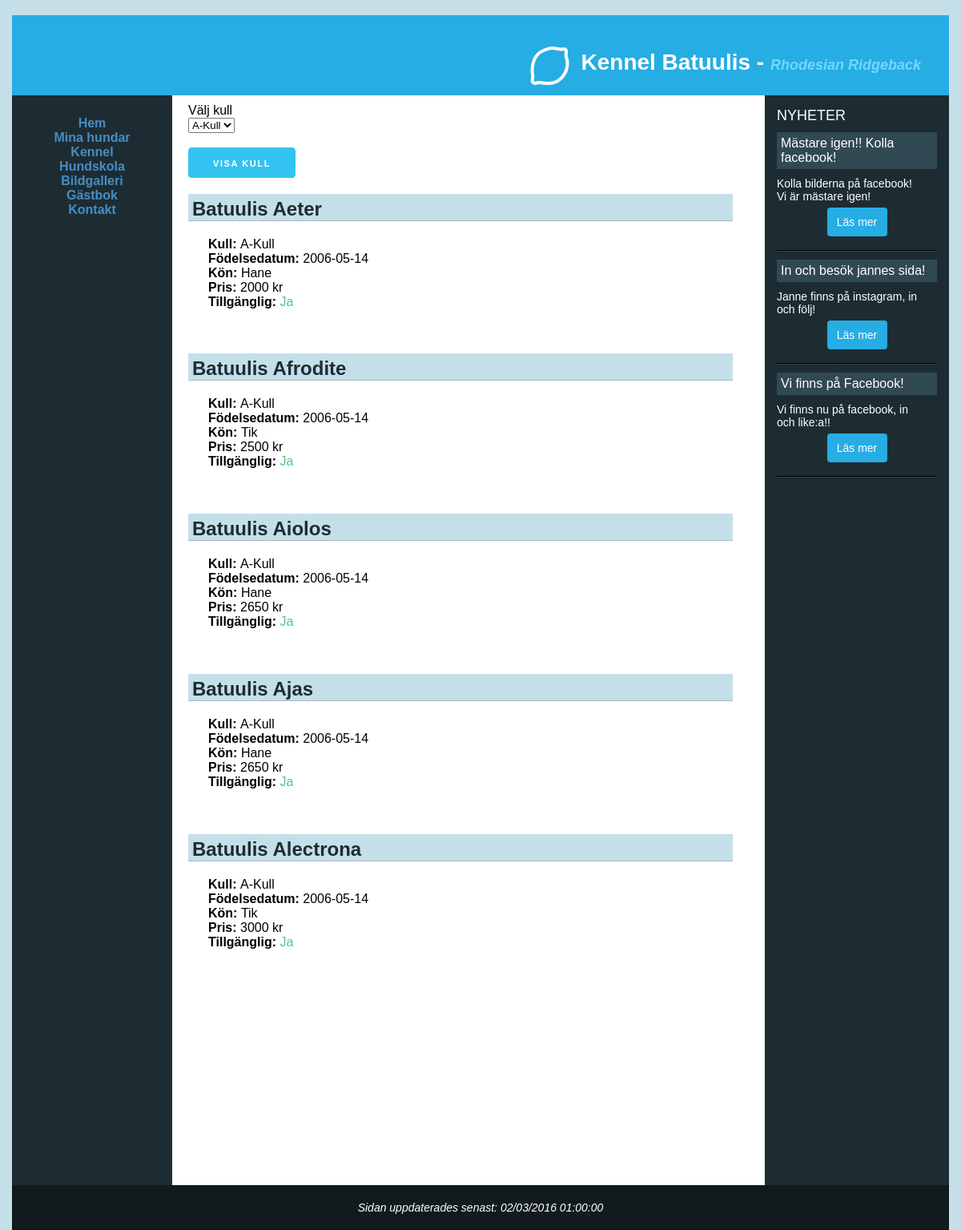
/dogs.php?puppylitter=A-Kull, run on the app's committed database.
### tables this page shows
CREATE TABLE NewsFeed (
    `NewsTitle` varchar(255) NOT NULL,
    `CreatedAt` DATETIME NOT NULL,
    `Description` varchar(255),
    `NewsImagePath` varchar(255),
    `NewsLink` varchar(255),
    PRIMARY KEY (`NewsTitle`,`CreatedAt`)
);

CREATE TABLE Puppy (
    `DogName` varchar(255) NOT NULL,
    `Gender` varchar(255) NOT NULL,
    `Price` varchar(255) NOT NULL,
    `Available` BOOLEAN NOT NULL DEFAULT 1,
    `BirthDate` VARCHAR(45),
    `PuppyLitter_LitterTitle` varchar(255) NOT NULL,
    PRIMARY KEY (`DogName`, `PuppyLitter_LitterTitle`),
    FOREIGN KEY (`PuppyLitter_LitterTitle`) REFERENCES PuppyLitter (`LitterTitle`) ON DELETE CASCADE
);

### data/dbHelper.php (called while the page is built, shortened)
<?php
function result($err, $data){
	return array('err' => $err, 'data' => $data);
}
function createConnection(){
	$localhost = true;
	$db = null;
	if ($localhost){
		$db = new PDO("mysql:host=127.0.0.1;dbname=OperationDoge;charset=utf8mb4;", "root", "root");
	} else {
		$db = new PDO("mysql:host=mysqlsemi1.space2u.com;dbname=d36234_db6;", "d36234-db6", "jn9MGrOC");
	}
	$db->setAttribute( PDO::ATTR_ERRMODE, PDO::ERRMODE_EXCEPTION);
	return $db;
}
function createStatement($conn, $q, $p){
	$statement = $conn->prepare($q);
	$statement->setFetchMode(PDO::FETCH_ASSOC);
	bindParams($statement, $p);
	return $statement;
}
function bindParams($statement, $p){
	if (!is_null($p)){
		foreach ($p as $k => $v){
			$statement->bindParam($k, $v);
		}
	}
}
function fetchAll($statement){
	return $statement->fetchAll();
}
function query($q, $p = NULL, $single = false){
	$err = null;
	$data = null;
	try {
		$conn = createConnection();
		$statement = createStatement($conn, $q, $p);
		$statement->execute($p);
		$data = ($single ? fetch($statement) : fetchAll($statement));
	} catch(PDOException $e){
		$err = $e;
	}
	return result($err, $data);
}
?>

### dogs.php (the view, shortened to what this page needs)
<?php
include_once 'header.php';
include_once 'aside.php';
$puppyName = NULL;
if(isset($_GET['puppylitter'])){
	$puppyName = $_GET['puppylitter'];
}
?>
<main class="height-uv">
	<div class="container">
		<div class="row">
			<div class="four columns">
				<label for="puppylitter">Välj kull</label>
				<select id="puppylitters" class="u-full-width" name="puppylitter">
					<?php
					$puppys = query("SELECT LitterTitle FROM PuppyLitter");
					$puppyRes = $puppys['data'];
					foreach($puppyRes as $key => $puppy){
						echo "<option>";
						echo $puppy["LitterTitle"];
						echo '</option>';
					}
					?>
				</select>
			</div>
			<div class="four columns">
				<label for="">&nbsp;</label>
				<a id="puppylink" href="">Visa kull</a>
			</div>
		</div>
		<div class="row">
			<div class="twelve columns">
				<?php
				if(strlen($puppyName) > 0){
					$result = query("SELECT DogName, Gender, Price, Available, BirthDate, PuppyLitter_LitterTitle FROM Puppy WHERE PuppyLitter_LitterTitle = :puppylitter ORDER BY PuppyLitter_LitterTitle",
						array(
							':puppylitter' => $puppyName
							)
						);
					$puppysData = $result['data'];
					if(count($puppysData) > 0){
						foreach($puppysData as $key => $p){
							echo '<h2>';
							echo $p['DogName'];
							echo '</h2>';
							echo '<p class="details">';
							echo '<b>Kull: </b>' . $p['PuppyLitter_LitterTitle'] . '<br>';
							echo '<b>Födelsedatum: </b>' . $p['BirthDate'] . '<br>';
							echo '<b>Kön: </b>' . $p['Gender'] . '<br>';
							echo '<b>Pris: </b>' . $p['Price'] . ' kr<br>';
							echo '<b>Tillgänglig: </b>';
							if($p['Available'] === "1"){
								echo '<span class="dog-available">Ja</span><br>';
							}
							else {
								echo '<span class="dog-not-available">Nej</span><br>';
							}
							echo '</p>';
							echo '<br/>';
							echo '<br class="clearleft">';
						}
					}
					else {
						echo '<span>Kull finns ej</span>';
					}
				} else {
					echo '<span>Välj en kull att visa i menyn</span>';
				}
				?>
			</div>
		</div>
	</div>
</main>
<?php
include_once 'footer.php';
?>

### aside.php (shortened to what this page needs)
<aside>
	<span class="aside-title">Nyheter</span>
	<?php
	$result = query("SELECT NewsTitle, CreatedAt, Description, NewsImagePath, NewsLink FROM NewsFeed ORDER BY CreatedAt DESC LIMIT 3");
	$newsFeedData = $result['data'];
	foreach($newsFeedData as $key => $n){
		echo '<div class="sidebar-item">';
		echo '<div class="news-title">';
		echo $n['NewsTitle'];
		echo '</div>';
		echo '<div class="news-desc">';
		echo $n['Description'];
		echo '</div>';
		if(strlen($n['NewsLink']) > 0){
			echo '<br><a href="'.$n['NewsLink'].'" class="news-more">Läs mer</a>';
		}
		echo '<hr class="newsfeed-sep">';
		echo '</div>';
	}
	?>
</aside>

### css/style.css (style rules this page uses)
body { background: #c5dfe9; color: #330000; font-family: "Verdana", "Arial", sans-serif; }
body, html { height: 100%; }
nav, main, aside { min-height: 500px; }
header, nav, main, aside, time { display: block; }
h2 { background: #c5dfe9; border-bottom: 1px solid #a4b9c1; font-size: 24px !important; color: #1d2c32; padding: 5px 0 0 5px; margin-right: 20px; clear: left; }
aside { float: right; padding: 15px; font-size: 14px; width: 200px; color: #fff; height: 100%; }
aside a { color: #478dc4; }
.aside-title { font-size: 18px; margin-left: 0; text-transform: uppercase; }
.news-title { font-size: 16px; background: #304953; padding: 5px; margin-top: 10px; margin-bottom: 10px; }
.news-more { position: relative; top: -10px; padding: 10px; border-radius: 4px; background: #26ade4; color: #fff; margin: 0 auto; display: block; max-width: 55px; text-align: center; text-decoration: none; }
.newsfeed-sep { border-color: #304953; }
main { padding: 10px 20px 50px 20px; background: #fff; color: #000; overflow: auto; height: 100%; }
.height-uv { min-height: 1300px; }
p.details { max-width: 650px; margin: 0 auto; overflow: auto; }
#puppylink, #mydogslink { display: inline-block; height: 38px; padding: 0 30px; text-align: center; font-size: 11px; font-weight: 600; line-height: 38px; letter-spacing: .1rem; text-transform: uppercase; text-decoration: none; white-space: nowrap; border-radius: 4px; border: 1px solid #bbb; color: #fff; background-color: #33C3F0; border-color: #33C3F0; cursor: pointer; box-sizing: border-box; }
.dog-available { color: #4bca78; }
.news-desc { word-wrap: break-word; text-align: justify; max-width: 180px; text-align: left; }
label { float: left; display: block; text-align: right; width: 8em; padding-right: 10px; }
.news-form input, textarea, label { text-align: left; width: 100%; }

### data on the page
newsfeed: NewsTitle "Mästare igen!! Kolla facebook!", Description "Kolla bilderna på facebook! Vi är mästare igen!"
newsfeed: NewsTitle "In och besök jannes sida!", Description "Janne finns på instagram, in och följ!"
newsfeed: NewsTitle "Vi finns på Facebook!", Description "Vi finns nu på facebook, in och like:a!!"
puppy: DogName "Batuulis Aeter", PuppyLitter_LitterTitle "A-Kull", BirthDate "2006-05-14", Gender "Hane", Price "2000", Available "Ja"
puppy: DogName "Batuulis Afrodite", PuppyLitter_LitterTitle "A-Kull", BirthDate "2006-05-14", Gender "Tik", Price "2500", Available "Ja"
puppy: DogName "Batuulis Aiolos", PuppyLitter_LitterTitle "A-Kull", BirthDate "2006-05-14", Gender "Hane", Price "2650", Available "Ja"
puppy: DogName "Batuulis Ajas", PuppyLitter_LitterTitle "A-Kull", BirthDate "2006-05-14", Gender "Hane", Price "2650", Available "Ja"
puppy: DogName "Batuulis Alectrona", PuppyLitter_LitterTitle "A-Kull", BirthDate "2006-05-14", Gender "Tik", Price "3000", Available "Ja"

### other printed values
form field puppylitter "A-Kull"
